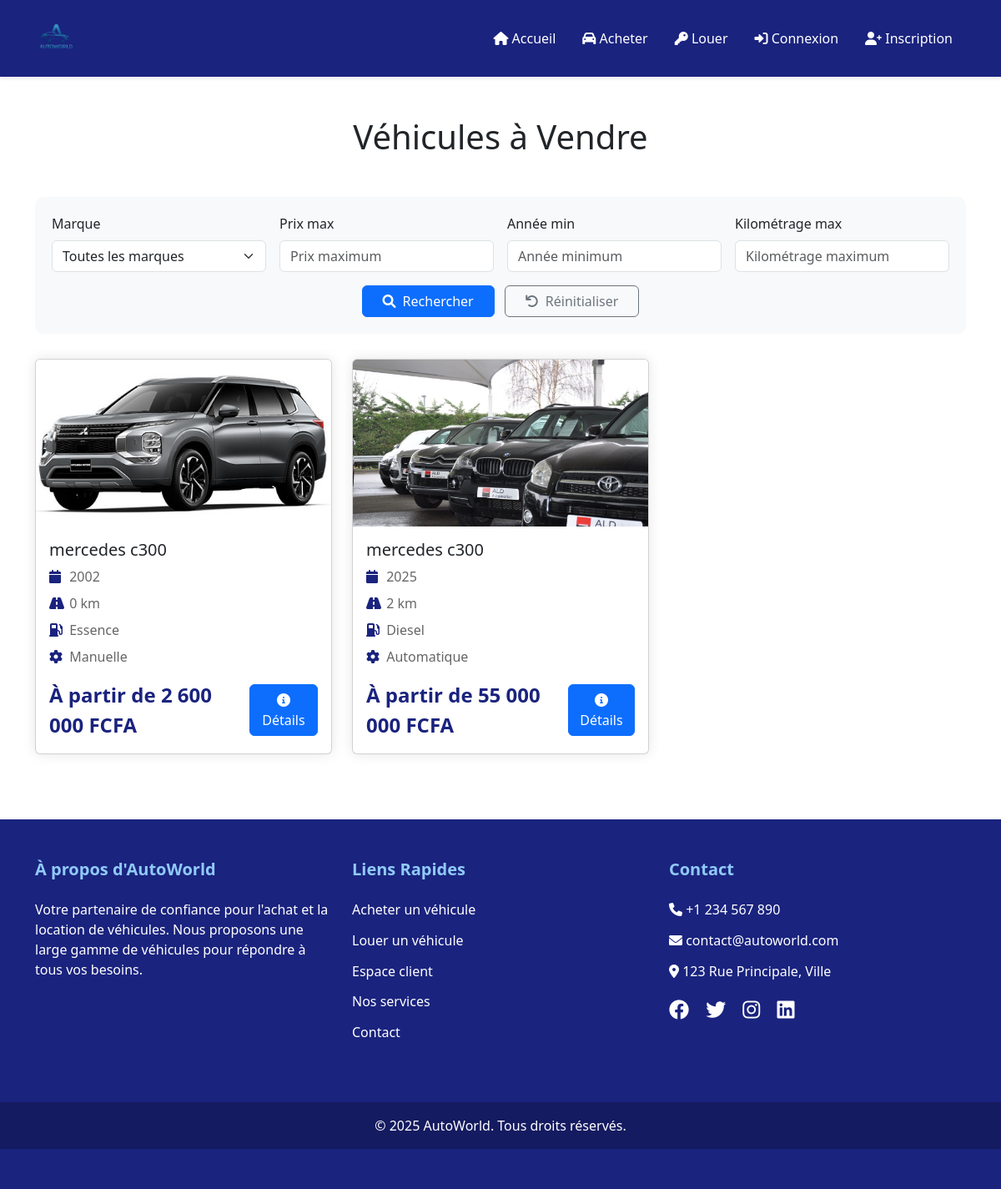
/acheter.php, run on the app's committed database.
### tables this page shows
CREATE TABLE IF NOT EXISTS `vendre` (
  `id` int NOT NULL AUTO_INCREMENT,
  `marque` varchar(100) NOT NULL,
  `modele` varchar(100) NOT NULL,
  `annee` int NOT NULL,
  `kilometrage` int NOT NULL,
  `prix` decimal(10,2) NOT NULL,
  `prix_negociable` tinyint(1) DEFAULT '0',
  `carburant` varchar(50) NOT NULL,
  `transmission` varchar(50) NOT NULL,
  `description` text,
  `image_ext` varchar(10) DEFAULT 'jpg',
  `places` int NOT NULL,
  `couleur` varchar(50) NOT NULL,
  `disponible` tinyint(1) DEFAULT '1',
  `date_ajout` timestamp NULL DEFAULT CURRENT_TIMESTAMP,
  PRIMARY KEY (`id`)
);

### acheter.php (the view, shortened to what this page needs)
<?php
require_once 'cnx.php';
$where = ['disponible = true'];
$params = [];
$sql = "SELECT *, COALESCE(image_ext, 'jpg') as image_ext FROM vendre WHERE " . implode(' AND ', $where) . " ORDER BY date_ajout DESC";
$stmt = $conn->prepare($sql);
$stmt->execute($params);
$vehicules = $stmt->fetchAll();
?>
<!DOCTYPE html>
<html lang="fr">
<head>
    <?php require_once 'components/scripts.php'; ?>
    <link rel="stylesheet" href="https://cdnjs.cloudflare.com/ajax/libs/font-awesome/6.0.0/css/all.min.css">
</head>
<body>
    <?php require_once 'components/navbar.php'; ?>
    <div class="container mt-5">
        <h1 class="text-center mb-5">Véhicules à Vendre</h1>
        <div class="filters">
            <form class="row g-3" method="GET" action="">
                <div class="col-md-3">
                    <label class="form-label">Marque</label>
                    <select name="marque" class="form-select">
                        <option value="">Toutes les marques</option>
                    </select>
                </div>
                <div class="col-md-3">
                    <label class="form-label">Prix max</label>
                    <input type="number" name="prix_max" class="form-control"
                           placeholder="Prix maximum"
                           value="<?php echo isset($_GET['prix_max']) ? htmlspecialchars($_GET['prix_max']) : ''; ?>">
                </div>
                <div class="col-md-3">
                    <label class="form-label">Année min</label>
                    <input type="number" name="annee_min" class="form-control"
                           placeholder="Année minimum"
                           value="<?php echo isset($_GET['annee_min']) ? htmlspecialchars($_GET['annee_min']) : ''; ?>">
                </div>
                <div class="col-md-3">
                    <label class="form-label">Kilométrage max</label>
                    <input type="number" name="km_max" class="form-control"
                           placeholder="Kilométrage maximum"
                           value="<?php echo isset($_GET['km_max']) ? htmlspecialchars($_GET['km_max']) : ''; ?>">
                </div>
                <div class="col-12 text-center mt-3">
                    <button type="submit" class="btn btn-primary px-4">
                        <i class="fas fa-search me-2"></i>Rechercher
                    </button>
                    <a href="acheter.php" class="btn btn-outline-secondary px-4 ms-2">
                        <i class="fas fa-undo me-2"></i>Réinitialiser
                    </a>
                </div>
            </form>
        </div>
        <div class="row">
            <?php foreach($vehicules as $vehicule): ?>
            <div class="col-md-4">
                <div class="card vehicle-card">
                    <?php
                        $image_path = "images/vehicles/" . $vehicule['id'] . '.' . $vehicule['image_ext'];
                        $default_image = "images/default-car.jpg";
                    ?>
                    <img src="<?php echo file_exists($image_path) ? $image_path : $default_image; ?>"
                         class="card-img-top vehicle-img"
                         alt="<?php echo htmlspecialchars($vehicule['marque'] . ' ' . $vehicule['modele']); ?>">
                    <div class="card-body">
                        <h5 class="card-title"><?php echo htmlspecialchars($vehicule['marque'] . ' ' . $vehicule['modele']); ?></h5>
                        <ul class="specs-list">
                            <li><i class="fas fa-calendar"></i> <?php echo htmlspecialchars($vehicule['annee']); ?></li>
                            <li><i class="fas fa-road"></i> <?php echo number_format($vehicule['kilometrage'], 0, ',', ' '); ?> km</li>
                            <li><i class="fas fa-gas-pump"></i> <?php echo htmlspecialchars($vehicule['carburant']); ?></li>
                            <li><i class="fas fa-cog"></i> <?php echo htmlspecialchars($vehicule['transmission']); ?></li>
                        </ul>
                        <div class="d-flex justify-content-between align-items-center mt-3">
                            <span class="price-tag">
                                À partir de <?php echo number_format($vehicule['prix'], 0, ',', ' '); ?> FCFA
                            </span>
                            <a href="details-vente.php?id=<?php echo $vehicule['id']; ?>" class="btn btn-primary">
                                <i class="fas fa-info-circle"></i> Détails
                            </a>
                        </div>
                    </div>
                </div>
            </div>
            <?php endforeach; ?>
        </div>
    </div>
    <?php require_once 'components/footer.php'; ?>
</body>
</html>

### acheter.php (style rules this page uses)
.vehicle-card { border: none; border-radius: 10px; box-shadow: 0 0 15px rgba(0,0,0,0.1); transition: transform 0.3s; margin-bottom: 30px; }
.vehicle-img { height: 200px; object-fit: cover; object-position: center; border-radius: 10px 10px 0 0; }
.specs-list { list-style: none; padding: 0; margin: 0; }
.specs-list li { margin-bottom: 8px; color: #666; }
.specs-list i { width: 20px; color: #1a237e; }
.price-tag { font-size: 1.5rem; font-weight: bold; color: #1a237e; }
.filters { background: #f8f9fa; padding: 20px; border-radius: 10px; margin-bottom: 30px; }

### data on the page
vendre: shows a picture, marque+modele "mercedes c300", annee "2002", kilometrage "0", carburant "Essence", transmission "Manuelle", prix "2 600 000"
vendre: shows a picture, marque+modele "mercedes c300", annee "2025", kilometrage "2", carburant "Diesel", transmission "Automatique", prix "55 000 000"
